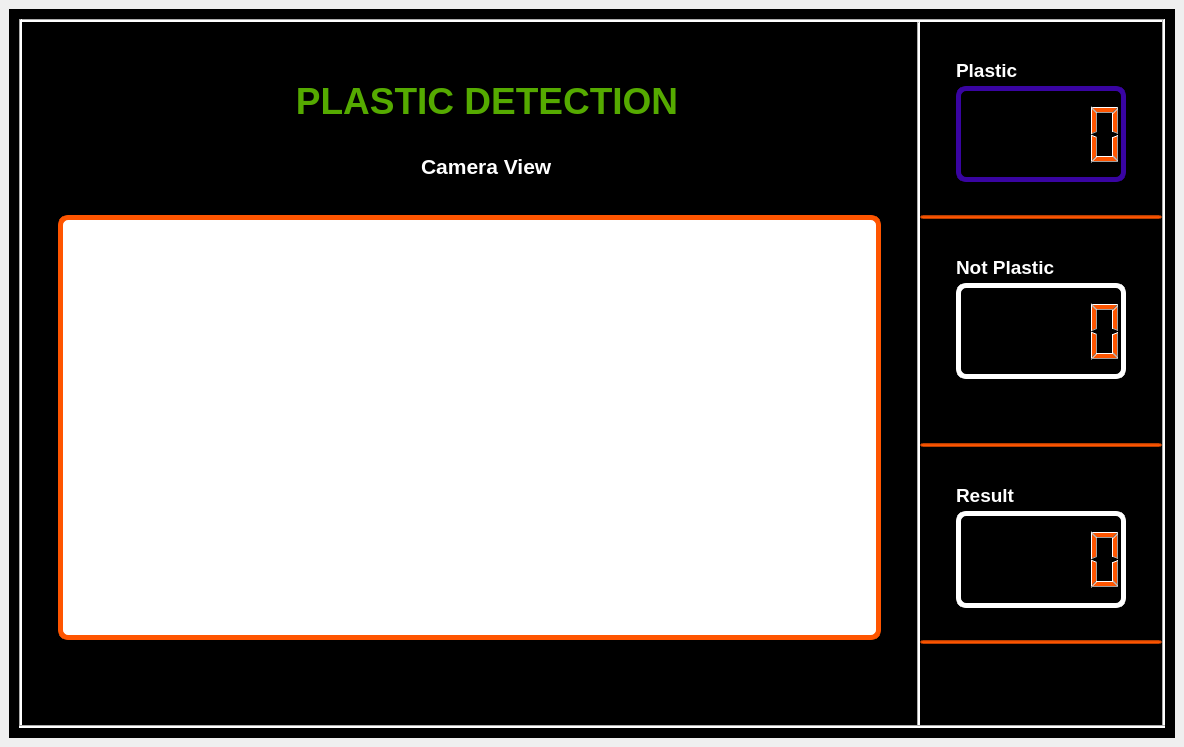
 <widget class="QMainWindow" name="MainWindow">
  <property name="geometry">
   <rect>
    <x>0</x>
    <y>0</y>
    <width>1184</width>
    <height>747</height>
   </rect>
  </property>
  <property name="windowTitle">
   <string>MainWindow</string>
  </property>
  <property name="styleSheet">
   <string notr="true">&lt;?xml version=&quot;1.0&quot; encoding=&quot;UTF-8&quot;?&gt;
&lt;ui version=&quot;4.0&quot;&gt;
 &lt;widget name=&quot;__qt_fake_top_level&quot;&gt;
  &lt;widget class=&quot;QToolButton&quot; name=&quot;startButton&quot;&gt;
   &lt;property name=&quot;geometry&quot;&gt;
    &lt;rect&gt;
     &lt;x&gt;230&lt;/x&gt;
     &lt;y&gt;440&lt;/y&gt;
     &lt;width&gt;80&lt;/width&gt;
     &lt;height&gt;80&lt;/height&gt;
    &lt;/rect&gt;
   &lt;/property&gt;
   &lt;property name=&quot;styleSheet&quot;&gt;
    &lt;string notr=&quot;true&quot;&gt;border: no-border;&lt;/string&gt;
   &lt;/property&gt;
   &lt;property name=&quot;text&quot;&gt;
    &lt;string&gt;...&lt;/string&gt;
   &lt;/property&gt;
   &lt;property name=&quot;icon&quot;&gt;
    &lt;iconset&gt;
     &lt;normaloff&gt;C:/Users/91969/Desktop/arecanut_img_processing-main/GUI/Images/play.png&lt;/normaloff&gt;C:/Users/91969/Desktop/arecanut_img_processing-main/GUI/Images/play.png&lt;/iconset&gt;
   &lt;/property&gt;
   &lt;property name=&quot;iconSize&quot;&gt;
    &lt;size&gt;
     &lt;width&gt;80&lt;/width&gt;
     &lt;height&gt;80&lt;/height&gt;
    &lt;/size&gt;
   &lt;/property&gt;
  &lt;/widget&gt;
  &lt;widget class=&quot;QLCDNumber&quot; name=&quot;lcdVol&quot;&gt;
   &lt;property name=&quot;geometry&quot;&gt;
    &lt;rect&gt;
     &lt;x&gt;830&lt;/x&gt;
     &lt;y&gt;60&lt;/y&gt;
     &lt;width&gt;200&lt;/width&gt;
     &lt;height&gt;60&lt;/height&gt;
    &lt;/rect&gt;
   &lt;/property&gt;
   &lt;property name=&quot;styleSheet&quot;&gt;
    &lt;string notr=&quot;true&quot;&gt;color: rgb(255, 85, 0);
border: 5px solid white;&lt;/string&gt;
   &lt;/property&gt;
   &lt;property name=&quot;value&quot; stdset=&quot;0&quot;&gt;
    &lt;double&gt;15.000000000000000&lt;/double&gt;
   &lt;/property&gt;
  &lt;/widget&gt;
  &lt;widget class=&quot;QLineEdit&quot; name=&quot;lineEdit&quot;&gt;
   &lt;property name=&quot;geometry&quot;&gt;
    &lt;rect&gt;
     &lt;x&gt;760&lt;/x&gt;
     &lt;y&gt;140&lt;/y&gt;
     &lt;width&gt;300&lt;/width&gt;
     &lt;height&gt;4&lt;/height&gt;
    &lt;/rect&gt;
   &lt;/property&gt;
   &lt;property name=&quot;styleSheet&quot;&gt;
    &lt;string notr=&quot;true&quot;&gt;background-color: rgb(255, 85, 0);
&lt;/string&gt;
   &lt;/property&gt;
  &lt;/widget&gt;
  &lt;widget class=&quot;QToolButton&quot; name=&quot;shutDownButton_2&quot;&gt;
   &lt;property name=&quot;geometry&quot;&gt;
    &lt;rect&gt;
     &lt;x&gt;960&lt;/x&gt;
     &lt;y&gt;480&lt;/y&gt;
     &lt;width&gt;50&lt;/width&gt;
     &lt;height&gt;50&lt;/height&gt;
    &lt;/rect&gt;
   &lt;/property&gt;
   &lt;property name=&quot;styleSheet&quot;&gt;
    &lt;string notr=&quot;true&quot;&gt;border: no-border;&lt;/string&gt;
   &lt;/property&gt;
   &lt;property name=&quot;text&quot;&gt;
    &lt;string&gt;...&lt;/string&gt;
   &lt;/property&gt;
   &lt;property name=&quot;icon&quot;&gt;
    &lt;iconset&gt;
     &lt;normaloff&gt;C:/Users/91969/Desktop/arecanut_img_processing-main/GUI/Images/shutdown.png&lt;/normaloff&gt;C:/Users/91969/Desktop/arecanut_img_processing-main/GUI/Images/shutdown.png&lt;/iconset&gt;
   &lt;/property&gt;
   &lt;property name=&quot;iconSize&quot;&gt;
    &lt;size&gt;
     &lt;width&gt;80&lt;/width&gt;
     &lt;height&gt;80&lt;/height&gt;
    &lt;/size&gt;
   &lt;/property&gt;
  &lt;/widget&gt;
  &lt;widget class=&quot;QLCDNumber&quot; name=&quot;lcdDensity&quot;&gt;
   &lt;property name=&quot;geometry&quot;&gt;
    &lt;rect&gt;
     &lt;x&gt;830&lt;/x&gt;
     &lt;y&gt;380&lt;/y&gt;
     &lt;width&gt;200&lt;/width&gt;
     &lt;height&gt;60&lt;/height&gt;
    &lt;/rect&gt;
   &lt;/property&gt;
   &lt;property name=&quot;styleSheet&quot;&gt;
    &lt;string notr=&quot;true&quot;&gt;color: rgb(255, 85, 0);
border: 5px solid white;&lt;/string&gt;
   &lt;/property&gt;
   &lt;property name=&quot;value&quot; stdset=&quot;0&quot;&gt;
    &lt;double&gt;10.000000000000000&lt;/double&gt;
   &lt;/property&gt;
  &lt;/widget&gt;
  &lt;widget class=&quot;QLineEdit&quot; name=&quot;lineEdit_2&quot;&gt;
   &lt;property name=&quot;geometry&quot;&gt;
    &lt;rect&gt;
     &lt;x&gt;760&lt;/x&gt;
     &lt;y&gt;320&lt;/y&gt;
     &lt;width&gt;300&lt;/width&gt;
     &lt;height&gt;4&lt;/height&gt;
    &lt;/rect&gt;
   &lt;/property&gt;
   &lt;property name=&quot;styleSheet&quot;&gt;
    &lt;string notr=&quot;true&quot;&gt;background-color: rgb(255, 85, 0);
&lt;/string&gt;
   &lt;/property&gt;
  &lt;/widget&gt;
  &lt;widget class=&quot;QFrame&quot; name=&quot;frame&quot;&gt;
   &lt;property name=&quot;geometry&quot;&gt;
    &lt;rect&gt;
     &lt;x&gt;60&lt;/x&gt;
     &lt;y&gt;150&lt;/y&gt;
     &lt;width&gt;671&lt;/width&gt;
     &lt;height&gt;271&lt;/height&gt;
    &lt;/rect&gt;
   &lt;/property&gt;
   &lt;property name=&quot;styleSheet&quot;&gt;
    &lt;string notr=&quot;true&quot;&gt;border: 5px solid rgb(255, 85, 0);
border-radius: 10px;
background-color: rgb(255, 255, 255);&lt;/string&gt;
   &lt;/property&gt;
   &lt;property name=&quot;frameShape&quot;&gt;
    &lt;enum&gt;QFrame::StyledPanel&lt;/enum&gt;
   &lt;/property&gt;
   &lt;property name=&quot;frameShadow&quot;&gt;
    &lt;enum&gt;QFrame::Raised&lt;/enum&gt;
   &lt;/property&gt;
  &lt;/widget&gt;
  &lt;widget class=&quot;Line&quot; name=&quot;line_4&quot;&gt;
   &lt;property name=&quot;geometry&quot;&gt;
    &lt;rect&gt;
     &lt;x&gt;1060&lt;/x&gt;
     &lt;y&gt;10&lt;/y&gt;
     &lt;width&gt;4&lt;/width&gt;
     &lt;height&gt;530&lt;/height&gt;
    &lt;/rect&gt;
   &lt;/property&gt;
   &lt;property name=&quot;styleSheet&quot;&gt;
    &lt;string notr=&quot;true&quot;&gt;background-color: rgb(255, 85, 0);&lt;/string&gt;
   &lt;/property&gt;
   &lt;property name=&quot;orientation&quot;&gt;
    &lt;enum&gt;Qt::Vertical&lt;/enum&gt;
   &lt;/property&gt;
  &lt;/widget&gt;
  &lt;widget class=&quot;QToolButton&quot; name=&quot;stoplButton&quot;&gt;
   &lt;property name=&quot;geometry&quot;&gt;
    &lt;rect&gt;
     &lt;x&gt;470&lt;/x&gt;
     &lt;y&gt;440&lt;/y&gt;
     &lt;width&gt;80&lt;/width&gt;
     &lt;height&gt;80&lt;/height&gt;
    &lt;/rect&gt;
   &lt;/property&gt;
   &lt;property name=&quot;styleSheet&quot;&gt;
    &lt;string notr=&quot;true&quot;&gt;border: no-border;&lt;/string&gt;
   &lt;/property&gt;
   &lt;property name=&quot;text&quot;&gt;
    &lt;string&gt;...&lt;/string&gt;
   &lt;/property&gt;
   &lt;property name=&quot;icon&quot;&gt;
    &lt;iconset&gt;
     &lt;normaloff&gt;C:/Users/91969/Desktop/arecanut_img_processing-main/GUI/Images/stop.png&lt;/normaloff&gt;C:/Users/91969/Desktop/arecanut_img_processing-main/GUI/Images/stop.png&lt;/iconset&gt;
   &lt;/property&gt;
   &lt;property name=&quot;iconSize&quot;&gt;
    &lt;size&gt;
     &lt;width&gt;80&lt;/width&gt;
     &lt;height&gt;80&lt;/height&gt;
    &lt;/size&gt;
   &lt;/property&gt;
  &lt;/widget&gt;
  &lt;widget class=&quot;QLineEdit&quot; name=&quot;lineEdit_3&quot;&gt;
   &lt;property name=&quot;geometry&quot;&gt;
    &lt;rect&gt;
     &lt;x&gt;760&lt;/x&gt;
     &lt;y&gt;460&lt;/y&gt;
     &lt;width&gt;300&lt;/width&gt;
     &lt;height&gt;4&lt;/height&gt;
    &lt;/rect&gt;
   &lt;/property&gt;
   &lt;property name=&quot;styleSheet&quot;&gt;
    &lt;string notr=&quot;true&quot;&gt;background-color: rgb(255, 85, 0);
&lt;/string&gt;
   &lt;/property&gt;
  &lt;/widget&gt;
  &lt;widget class=&quot;QPushButton&quot; name=&quot;pushButton&quot;&gt;
   &lt;property name=&quot;geometry&quot;&gt;
    &lt;rect&gt;
     &lt;x&gt;920&lt;/x&gt;
     &lt;y&gt;277&lt;/y&gt;
     &lt;width&gt;80&lt;/width&gt;
     &lt;height&gt;30&lt;/height&gt;
    &lt;/rect&gt;
   &lt;/property&gt;
   &lt;property name=&quot;font&quot;&gt;
    &lt;font&gt;
     &lt;family&gt;Arial&lt;/family&gt;
     &lt;pointsize&gt;12&lt;/pointsize&gt;
     &lt;weight&gt;75&lt;/weight&gt;
     &lt;bold&gt;true&lt;/bold&gt;
    &lt;/font&gt;
   &lt;/property&gt;
   &lt;property name=&quot;styleSheet&quot;&gt;
    &lt;string notr=&quot;true&quot;&gt;

QPushButton
        {
            color: white;
             background-color: rgb(255, 85, 0);
            border: 5px rgb(255, 85, 0) solid;
            font-weight: bold;
            outline: none;
        }
        QPushButton:hover{
            border: 1px #C6C6C6 solid;
            color: #fff;
            background-color: rgb(0, 255, 255) ;
        }&lt;/string&gt;
   &lt;/property&gt;
   &lt;property name=&quot;text&quot;&gt;
    &lt;string&gt;Tare&lt;/string&gt;
   &lt;/property&gt;
  &lt;/widget&gt;
  &lt;widget class=&quot;QLabel&quot; name=&quot;label&quot;&gt;
   &lt;property name=&quot;geometry&quot;&gt;
    &lt;rect&gt;
     &lt;x&gt;800&lt;/x&gt;
     &lt;y&gt;270&lt;/y&gt;
     &lt;width&gt;51&lt;/width&gt;
     &lt;height&gt;41&lt;/height&gt;
    &lt;/rect&gt;
   &lt;/property&gt;
   &lt;property name=&quot;font&quot;&gt;
    &lt;font&gt;
     &lt;family&gt;Arial&lt;/family&gt;
     &lt;pointsize&gt;20&lt;/pointsize&gt;
     &lt;weight&gt;75&lt;/weight&gt;
     &lt;bold&gt;true&lt;/bold&gt;
    &lt;/font&gt;
   &lt;/property&gt;
   &lt;property name=&quot;styleSheet&quot;&gt;
    &lt;string notr=&quot;true&quot;&gt;color: rgb(255, 85, 0);&lt;/string&gt;
   &lt;/property&gt;
   &lt;property name=&quot;text&quot;&gt;
    &lt;string&gt;gm.&lt;/string&gt;
   &lt;/property&gt;
  &lt;/widget&gt;
  &lt;widget class=&quot;QLabel&quot; name=&quot;label_6&quot;&gt;
   &lt;property name=&quot;geometry&quot;&gt;
    &lt;rect&gt;
     &lt;x&gt;310&lt;/x&gt;
     &lt;y&gt;100&lt;/y&gt;
     &lt;width&gt;201&lt;/width&gt;
     &lt;height&gt;31&lt;/height&gt;
    &lt;/rect&gt;
   &lt;/property&gt;
   &lt;property name=&quot;font&quot;&gt;
    &lt;font&gt;
     &lt;family&gt;Arial&lt;/family&gt;
     &lt;pointsize&gt;16&lt;/pointsize&gt;
     &lt;weight&gt;75&lt;/weight&gt;
     &lt;bold&gt;true&lt;/bold&gt;
    &lt;/font&gt;
   &lt;/property&gt;
   &lt;property name=&quot;styleSheet&quot;&gt;
    &lt;string notr=&quot;true&quot;&gt;color: rgb(255, 255, 255);&lt;/string&gt;
   &lt;/property&gt;
   &lt;property name=&quot;text&quot;&gt;
    &lt;string&gt;Camera View&lt;/string&gt;
   &lt;/property&gt;
  &lt;/widget&gt;
  &lt;widget class=&quot;QLabel&quot; name=&quot;label_2&quot;&gt;
   &lt;property name=&quot;geometry&quot;&gt;
    &lt;rect&gt;
     &lt;x&gt;780&lt;/x&gt;
     &lt;y&gt;20&lt;/y&gt;
     &lt;width&gt;81&lt;/width&gt;
     &lt;height&gt;31&lt;/height&gt;
    &lt;/rect&gt;
   &lt;/property&gt;
   &lt;property name=&quot;font&quot;&gt;
    &lt;font&gt;
     &lt;family&gt;Arial&lt;/family&gt;
     &lt;pointsize&gt;14&lt;/pointsize&gt;
     &lt;weight&gt;75&lt;/weight&gt;
     &lt;bold&gt;true&lt;/bold&gt;
    &lt;/font&gt;
   &lt;/property&gt;
   &lt;property name=&quot;styleSheet&quot;&gt;
    &lt;string notr=&quot;true&quot;&gt;color: rgb(255, 255, 255);&lt;/string&gt;
   &lt;/property&gt;
   &lt;property name=&quot;text&quot;&gt;
    &lt;string&gt;Volume&lt;/string&gt;
   &lt;/property&gt;
  &lt;/widget&gt;
  &lt;widget class=&quot;QLabel&quot; name=&quot;label_4&quot;&gt;
   &lt;property name=&quot;geometry&quot;&gt;
    &lt;rect&gt;
     &lt;x&gt;780&lt;/x&gt;
     &lt;y&gt;340&lt;/y&gt;
     &lt;width&gt;101&lt;/width&gt;
     &lt;height&gt;31&lt;/height&gt;
    &lt;/rect&gt;
   &lt;/property&gt;
   &lt;property name=&quot;font&quot;&gt;
    &lt;font&gt;
     &lt;family&gt;Arial&lt;/family&gt;
     &lt;pointsize&gt;14&lt;/pointsize&gt;
     &lt;weight&gt;75&lt;/weight&gt;
     &lt;bold&gt;true&lt;/bold&gt;
    &lt;/font&gt;
   &lt;/property&gt;
   &lt;property name=&quot;styleSheet&quot;&gt;
    &lt;string notr=&quot;true&quot;&gt;color: rgb(255, 255, 255);&lt;/string&gt;
   &lt;/property&gt;
   &lt;property name=&quot;text&quot;&gt;
    &lt;string&gt;Desnsity&lt;/string&gt;
   &lt;/property&gt;
  &lt;/widget&gt;
  &lt;widget class=&quot;Line&quot; name=&quot;line&quot;&gt;
   &lt;property name=&quot;geometry&quot;&gt;
    &lt;rect&gt;
     &lt;x&gt;20&lt;/x&gt;
     &lt;y&gt;10&lt;/y&gt;
     &lt;width&gt;4&lt;/width&gt;
     &lt;height&gt;530&lt;/height&gt;
    &lt;/rect&gt;
   &lt;/property&gt;
   &lt;property name=&quot;styleSheet&quot;&gt;
    &lt;string notr=&quot;true&quot;&gt;background-color: rgb(255, 85, 0);&lt;/string&gt;
   &lt;/property&gt;
   &lt;property name=&quot;orientation&quot;&gt;
    &lt;enum&gt;Qt::Vertical&lt;/enum&gt;
   &lt;/property&gt;
  &lt;/widget&gt;
  &lt;widget class=&quot;Line&quot; name=&quot;line_5&quot;&gt;
   &lt;property name=&quot;geometry&quot;&gt;
    &lt;rect&gt;
     &lt;x&gt;760&lt;/x&gt;
     &lt;y&gt;10&lt;/y&gt;
     &lt;width&gt;4&lt;/width&gt;
     &lt;height&gt;530&lt;/height&gt;
    &lt;/rect&gt;
   &lt;/property&gt;
   &lt;property name=&quot;styleSheet&quot;&gt;
    &lt;string notr=&quot;true&quot;&gt;background-color: rgb(255, 85, 0);&lt;/string&gt;
   &lt;/property&gt;
   &lt;property name=&quot;orientation&quot;&gt;
    &lt;enum&gt;Qt::Vertical&lt;/enum&gt;
   &lt;/property&gt;
  &lt;/widget&gt;
  &lt;widget class=&quot;QLabel&quot; name=&quot;label_5&quot;&gt;
   &lt;property name=&quot;geometry&quot;&gt;
    &lt;rect&gt;
     &lt;x&gt;80&lt;/x&gt;
     &lt;y&gt;40&lt;/y&gt;
     &lt;width&gt;631&lt;/width&gt;
     &lt;height&gt;41&lt;/height&gt;
    &lt;/rect&gt;
   &lt;/property&gt;
   &lt;property name=&quot;font&quot;&gt;
    &lt;font&gt;
     &lt;family&gt;Arial&lt;/family&gt;
     &lt;pointsize&gt;20&lt;/pointsize&gt;
     &lt;weight&gt;75&lt;/weight&gt;
     &lt;bold&gt;true&lt;/bold&gt;
    &lt;/font&gt;
   &lt;/property&gt;
   &lt;property name=&quot;styleSheet&quot;&gt;
    &lt;string notr=&quot;true&quot;&gt;color: rgb(255, 85, 0);&lt;/string&gt;
   &lt;/property&gt;
   &lt;property name=&quot;text&quot;&gt;
    &lt;string&gt;DENSITY BASED ARECA NUT SORTING&lt;/string&gt;
   &lt;/property&gt;
  &lt;/widget&gt;
  &lt;widget class=&quot;Line&quot; name=&quot;line_2&quot;&gt;
   &lt;property name=&quot;geometry&quot;&gt;
    &lt;rect&gt;
     &lt;x&gt;20&lt;/x&gt;
     &lt;y&gt;540&lt;/y&gt;
     &lt;width&gt;1042&lt;/width&gt;
     &lt;height&gt;4&lt;/height&gt;
    &lt;/rect&gt;
   &lt;/property&gt;
   &lt;property name=&quot;styleSheet&quot;&gt;
    &lt;string notr=&quot;true&quot;&gt;background-color: rgb(255, 85, 0);&lt;/string&gt;
   &lt;/property&gt;
   &lt;property name=&quot;orientation&quot;&gt;
    &lt;enum&gt;Qt::Horizontal&lt;/enum&gt;
   &lt;/property&gt;
  &lt;/widget&gt;
  &lt;widget class=&quot;Line&quot; name=&quot;line_3&quot;&gt;
   &lt;property name=&quot;enabled&quot;&gt;
    &lt;bool&gt;false&lt;/bool&gt;
   &lt;/property&gt;
   &lt;property name=&quot;geometry&quot;&gt;
    &lt;rect&gt;
     &lt;x&gt;20&lt;/x&gt;
     &lt;y&gt;10&lt;/y&gt;
     &lt;width&gt;1042&lt;/width&gt;
     &lt;height&gt;4&lt;/height&gt;
    &lt;/rect&gt;
   &lt;/property&gt;
   &lt;property name=&quot;autoFillBackground&quot;&gt;
    &lt;bool&gt;false&lt;/bool&gt;
   &lt;/property&gt;
   &lt;property name=&quot;styleSheet&quot;&gt;
    &lt;string notr=&quot;true&quot;&gt;background-color: rgb(255, 85, 0);&lt;/string&gt;
   &lt;/property&gt;
   &lt;property name=&quot;orientation&quot;&gt;
    &lt;enum&gt;Qt::Horizontal&lt;/enum&gt;
   &lt;/property&gt;
  &lt;/widget&gt;
  &lt;widget class=&quot;QLCDNumber&quot; name=&quot;lcdWt&quot;&gt;
   &lt;property name=&quot;geometry&quot;&gt;
    &lt;rect&gt;
     &lt;x&gt;830&lt;/x&gt;
     &lt;y&gt;197&lt;/y&gt;
     &lt;width&gt;200&lt;/width&gt;
     &lt;height&gt;60&lt;/height&gt;
    &lt;/rect&gt;
   &lt;/property&gt;
   &lt;property name=&quot;styleSheet&quot;&gt;
    &lt;string notr=&quot;true&quot;&gt;color: rgb(255, 85, 0);
border: 5px solid white;&lt;/string&gt;
   &lt;/property&gt;
   &lt;property name=&quot;value&quot; stdset=&quot;0&quot;&gt;
    &lt;double&gt;10.000000000000000&lt;/double&gt;
   &lt;/property&gt;
  &lt;/widget&gt;
  &lt;widget class=&quot;QLabel&quot; name=&quot;label_3&quot;&gt;
   &lt;property name=&quot;geometry&quot;&gt;
    &lt;rect&gt;
     &lt;x&gt;780&lt;/x&gt;
     &lt;y&gt;157&lt;/y&gt;
     &lt;width&gt;81&lt;/width&gt;
     &lt;height&gt;31&lt;/height&gt;
    &lt;/rect&gt;
   &lt;/property&gt;
   &lt;property name=&quot;font&quot;&gt;
    &lt;font&gt;
     &lt;family&gt;Arial&lt;/family&gt;
     &lt;pointsize&gt;14&lt;/pointsize&gt;
     &lt;weight&gt;75&lt;/weight&gt;
     &lt;bold&gt;true&lt;/bold&gt;
    &lt;/font&gt;
   &lt;/property&gt;
   &lt;property name=&quot;styleSheet&quot;&gt;
    &lt;string notr=&quot;true&quot;&gt;color: rgb(255, 255, 255);&lt;/string&gt;
   &lt;/property&gt;
   &lt;property name=&quot;text&quot;&gt;
    &lt;string&gt;Weight&lt;/string&gt;
   &lt;/property&gt;
  &lt;/widget&gt;
  &lt;widget class=&quot;QToolButton&quot; name=&quot;settingButton&quot;&gt;
   &lt;property name=&quot;geometry&quot;&gt;
    &lt;rect&gt;
     &lt;x&gt;800&lt;/x&gt;
     &lt;y&gt;480&lt;/y&gt;
     &lt;width&gt;50&lt;/width&gt;
     &lt;height&gt;55&lt;/height&gt;
    &lt;/rect&gt;
   &lt;/property&gt;
   &lt;property name=&quot;styleSheet&quot;&gt;
    &lt;string notr=&quot;true&quot;&gt;border: no-border;&lt;/string&gt;
   &lt;/property&gt;
   &lt;property name=&quot;text&quot;&gt;
    &lt;string&gt;...&lt;/string&gt;
   &lt;/property&gt;
   &lt;property name=&quot;icon&quot;&gt;
    &lt;iconset&gt;
     &lt;normaloff&gt;C:/Users/91969/Desktop/arecanut_img_processing-main/GUI/Images/settings_prev.png&lt;/normaloff&gt;C:/Users/91969/Desktop/arecanut_img_processing-main/GUI/Images/settings_prev.png&lt;/iconset&gt;
   &lt;/property&gt;
   &lt;property name=&quot;iconSize&quot;&gt;
    &lt;size&gt;
     &lt;width&gt;80&lt;/width&gt;
     &lt;height&gt;80&lt;/height&gt;
    &lt;/size&gt;
   &lt;/property&gt;
  &lt;/widget&gt;
 &lt;/widget&gt;
 &lt;resources/&gt;
&lt;/ui&gt;
</string>
  </property>
  <widget class="QWidget" name="centralwidget">
   <layout class="QVBoxLayout" name="verticalLayout">
    <item>
     <widget class="QFrame" name="frame">
      <property name="styleSheet">
       <string notr="true">background-color: rgb(0, 0, 0);</string>
      </property>
      <property name="frameShape">
       <enum>QFrame::StyledPanel</enum>
      </property>
      <property name="frameShadow">
       <enum>QFrame::Raised</enum>
      </property>
      <layout class="QVBoxLayout" name="verticalLayout_2">
       <item>
        <layout class="QGridLayout" name="_2" rowstretch="0,0,0,0,0,0,0,0,0,0,0,0,0,0,0,0,0,0,0,0,0,0,0,0,0,0,0,0,0" columnstretch="0,0,0,0,0,0,0,0,0,0,0,0,0,0,0,0,0,0,0,0,0,0,0,0,0,0,0,0,0,0,0,0,0">
         <property name="sizeConstraint">
          <enum>QLayout::SetMinimumSize</enum>
         </property>
         <property name="leftMargin">
          <number>0</number>
         </property>
         <property name="spacing">
          <number>0</number>
         </property>
         <item row="24" column="8" colspan="11">
          <layout class="QHBoxLayout" name="horizontalLayout_3">
           <item>
            <widget class="QToolButton" name="stoplButton">
             <property name="minimumSize">
              <size>
               <width>0</width>
               <height>0</height>
              </size>
             </property>
             <property name="styleSheet">
              <string notr="true">border: no-border;</string>
             </property>
             <property name="text">
              <string>...</string>
             </property>
             <property name="icon">
              <iconset>
               <normaloff>C:/Users/91969/Desktop/arecanut_img_processing-main/GUI/Images/stop.png</normaloff>C:/Users/91969/Desktop/arecanut_img_processing-main/GUI/Images/stop.png</iconset>
             </property>
             <property name="iconSize">
              <size>
               <width>80</width>
               <height>80</height>
              </size>
             </property>
            </widget>
           </item>
           <item>
            <widget class="QToolButton" name="startButton">
             <property name="minimumSize">
              <size>
               <width>0</width>
               <height>0</height>
              </size>
             </property>
             <property name="styleSheet">
              <string notr="true">border: no-border;</string>
             </property>
             <property name="text">
              <string>...</string>
             </property>
             <property name="icon">
              <iconset>
               <normaloff>C:/Users/91969/Desktop/arecanut_img_processing-main/GUI/Images/play.png</normaloff>C:/Users/91969/Desktop/arecanut_img_processing-main/GUI/Images/play.png</iconset>
             </property>
             <property name="iconSize">
              <size>
               <width>80</width>
               <height>80</height>
              </size>
             </property>
            </widget>
           </item>
          </layout>
         </item>
         <item row="18" column="28" rowspan="3" colspan="3">
          <widget class="QLCDNumber" name="lcdDensity">
           <property name="enabled">
            <bool>true</bool>
           </property>
           <property name="styleSheet">
            <string notr="true">color: rgb(255, 85, 0);
border: 5px solid white;
border-radius: 10px;
</string>
           </property>
           <property name="inputMethodHints">
            <set>Qt::ImhFormattedNumbersOnly|Qt::ImhLowercaseOnly|Qt::ImhUppercaseOnly</set>
           </property>
           <property name="frameShape">
            <enum>QFrame::HLine</enum>
           </property>
           <property name="frameShadow">
            <enum>QFrame::Sunken</enum>
           </property>
           <property name="lineWidth">
            <number>4</number>
           </property>
           <property name="midLineWidth">
            <number>3</number>
           </property>
           <property name="smallDecimalPoint">
            <bool>false</bool>
           </property>
           <property name="value" stdset="0">
            <double>0.000000000000000</double>
           </property>
           <property name="intValue" stdset="0">
            <number>0</number>
           </property>
          </widget>
         </item>
         <item row="2" column="5" rowspan="3" colspan="18">
          <widget class="QLabel" name="label_5">
           <property name="font">
            <font>
             <family>Arial</family>
             <pointsize>20</pointsize>
             <weight>75</weight>
             <bold>true</bold>
            </font>
           </property>
           <property name="styleSheet">
            <string notr="true">color: rgb(85, 170, 0);</string>
           </property>
           <property name="text">
            <string>&lt;html&gt;&lt;head/&gt;&lt;body&gt;&lt;p align=&quot;center&quot;&gt;&lt;span style=&quot; font-size:28pt;&quot;&gt;PLASTIC DETECTION&lt;/span&gt;&lt;/p&gt;&lt;/body&gt;&lt;/html&gt;</string>
           </property>
          </widget>
         </item>
         <item row="15" column="27" colspan="5">
          <widget class="QLineEdit" name="lineEdit_2">
           <property name="maximumSize">
            <size>
             <width>16777215</width>
             <height>4</height>
            </size>
           </property>
           <property name="styleSheet">
            <string notr="true">background-color: rgb(255, 85, 0);
</string>
           </property>
          </widget>
         </item>
         <item row="2" column="28">
          <widget class="QLabel" name="label_2">
           <property name="font">
            <font>
             <family>Arial</family>
             <pointsize>14</pointsize>
             <weight>75</weight>
             <bold>true</bold>
            </font>
           </property>
           <property name="styleSheet">
            <string notr="true">color: rgb(255, 255, 255);</string>
           </property>
           <property name="text">
            <string>Plastic</string>
           </property>
          </widget>
         </item>
         <item row="7" column="27" colspan="5">
          <widget class="QLineEdit" name="lineEdit_3">
           <property name="maximumSize">
            <size>
             <width>16777215</width>
             <height>4</height>
            </size>
           </property>
           <property name="styleSheet">
            <string notr="true">background-color: rgb(255, 85, 0);
</string>
           </property>
          </widget>
         </item>
         <item row="0" column="1" colspan="31">
          <widget class="Line" name="line_3">
           <property name="enabled">
            <bool>false</bool>
           </property>
           <property name="autoFillBackground">
            <bool>false</bool>
           </property>
           <property name="styleSheet">
            <string notr="true">background-color: rgb(255, 255, 255);</string>
           </property>
           <property name="orientation">
            <enum>Qt::Horizontal</enum>
           </property>
          </widget>
         </item>
         <item row="28" column="0" colspan="33">
          <widget class="Line" name="line_4">
           <property name="enabled">
            <bool>false</bool>
           </property>
           <property name="autoFillBackground">
            <bool>false</bool>
           </property>
           <property name="styleSheet">
            <string notr="true">background-color: rgb(255, 255, 255);</string>
           </property>
           <property name="orientation">
            <enum>Qt::Horizontal</enum>
           </property>
          </widget>
         </item>
         <item row="7" column="2" rowspan="15" colspan="23">
          <widget class="QFrame" name="frame_2">
           <property name="styleSheet">
            <string notr="true">border: 5px solid rgb(255, 85, 0);
border-radius: 10px;
background-color: rgb(255, 255, 255);</string>
           </property>
           <property name="frameShape">
            <enum>QFrame::StyledPanel</enum>
           </property>
           <property name="frameShadow">
            <enum>QFrame::Raised</enum>
           </property>
          </widget>
         </item>
         <item row="9" column="28">
          <widget class="QLabel" name="label_3">
           <property name="font">
            <font>
             <family>Arial</family>
             <pointsize>14</pointsize>
             <weight>75</weight>
             <bold>true</bold>
            </font>
           </property>
           <property name="styleSheet">
            <string notr="true">color: rgb(255, 255, 255);</string>
           </property>
           <property name="text">
            <string>Not Plastic</string>
           </property>
          </widget>
         </item>
         <item row="24" column="27" colspan="5" alignment="Qt::AlignHCenter">
          <widget class="QToolButton" name="shutDownButton_2">
           <property name="styleSheet">
            <string notr="true">border: no-border;</string>
           </property>
           <property name="text">
            <string>...</string>
           </property>
           <property name="icon">
            <iconset>
             <normaloff>C:/Users/91969/Desktop/arecanut_img_processing-main/GUI/Images/shutdown.png</normaloff>C:/Users/91969/Desktop/arecanut_img_processing-main/GUI/Images/shutdown.png</iconset>
           </property>
           <property name="iconSize">
            <size>
             <width>80</width>
             <height>80</height>
            </size>
           </property>
          </widget>
         </item>
         <item row="0" column="32" rowspan="26">
          <widget class="Line" name="line_8">
           <property name="styleSheet">
            <string notr="true">background-color: rgb(255, 255, 255);</string>
           </property>
           <property name="orientation">
            <enum>Qt::Vertical</enum>
           </property>
          </widget>
         </item>
         <item row="22" column="27" colspan="5">
          <widget class="QLineEdit" name="lineEdit">
           <property name="maximumSize">
            <size>
             <width>16777215</width>
             <height>4</height>
            </size>
           </property>
           <property name="styleSheet">
            <string notr="true">background-color: rgb(255, 85, 0);
</string>
           </property>
          </widget>
         </item>
         <item row="3" column="28" rowspan="3" colspan="3">
          <widget class="QLCDNumber" name="lcdVol">
           <property name="styleSheet">
            <string notr="true">color: rgb(255, 85, 0);
border: 5px solid rgb(57, 4, 162);
border-radius: 10px;</string>
           </property>
           <property name="value" stdset="0">
            <double>0.000000000000000</double>
           </property>
           <property name="intValue" stdset="0">
            <number>0</number>
           </property>
          </widget>
         </item>
         <item row="5" column="4" colspan="20" alignment="Qt::AlignHCenter">
          <widget class="QLabel" name="label_6">
           <property name="font">
            <font>
             <family>Arial</family>
             <pointsize>16</pointsize>
             <weight>75</weight>
             <bold>true</bold>
            </font>
           </property>
           <property name="styleSheet">
            <string notr="true">color: rgb(255, 255, 255);</string>
           </property>
           <property name="text">
            <string>Camera View</string>
           </property>
          </widget>
         </item>
         <item row="0" column="0" rowspan="26">
          <widget class="Line" name="line_6">
           <property name="styleSheet">
            <string notr="true">background-color: rgb(255, 255, 255);</string>
           </property>
           <property name="orientation">
            <enum>Qt::Vertical</enum>
           </property>
          </widget>
         </item>
         <item row="1" column="26" rowspan="25">
          <widget class="Line" name="line_5">
           <property name="maximumSize">
            <size>
             <width>3</width>
             <height>16777215</height>
            </size>
           </property>
           <property name="styleSheet">
            <string notr="true">background-color: rgb(255, 255, 255);</string>
           </property>
           <property name="orientation">
            <enum>Qt::Vertical</enum>
           </property>
          </widget>
         </item>
         <item row="10" column="28" rowspan="3" colspan="3">
          <widget class="QLCDNumber" name="lcdWt">
           <property name="styleSheet">
            <string notr="true">color: rgb(255, 85, 0);
border: 5px solid white;
border-radius: 10px;</string>
           </property>
           <property name="value" stdset="0">
            <double>0.000000000000000</double>
           </property>
           <property name="intValue" stdset="0">
            <number>0</number>
           </property>
          </widget>
         </item>
         <item row="17" column="28" colspan="2">
          <widget class="QLabel" name="label_4">
           <property name="font">
            <font>
             <family>Arial</family>
             <pointsize>14</pointsize>
             <weight>75</weight>
             <bold>true</bold>
            </font>
           </property>
           <property name="styleSheet">
            <string notr="true">color: rgb(255, 255, 255);</string>
           </property>
           <property name="text">
            <string>Result</string>
           </property>
          </widget>
         </item>
        </layout>
       </item>
      </layout>
     </widget>
    </item>
   </layout>
  </widget>
 </widget>
